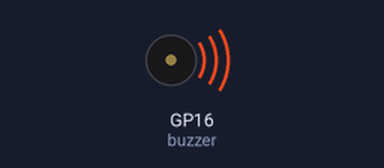
The program below on a simulated Raspberry Pi Pico running MicroPython. Shown: buzzer (waves = sounding). At 1.2 s the program stops and its outputs stay as they are.

Above: at 0.1 s.
At 1.0 s:
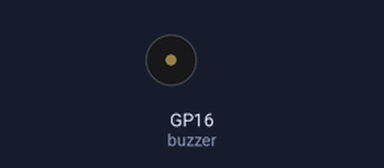
Timing chart, 0 to 2.5 s (numbered marks = the images above):
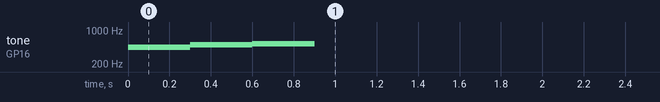

Measured:
- by itself, tone on GP16 (buzzer): silent → 440 Hz at 0.00 s, → 494 Hz 0.30 s later, → 523 Hz 0.30 s later, → silent 0.30 s later

The program:

passive-buzzer-music.py
```python
from machine import Pin, PWM
import utime

buzzer = PWM(Pin(16))  # GP16 - passive buzzer

def tone(freq, duration):
    buzzer.freq(freq)
    buzzer.duty_u16(30000)  # volume
    utime.sleep(duration)
    buzzer.duty_u16(0)

# Example: simple melody
melody = [(440, 0.3), (494, 0.3), (523, 0.3), (0, 0.3)]
for freq, dur in melody:
    if freq > 0:
        tone(freq, dur)
    else:
        utime.sleep(dur)

buzzer.deinit()
```
